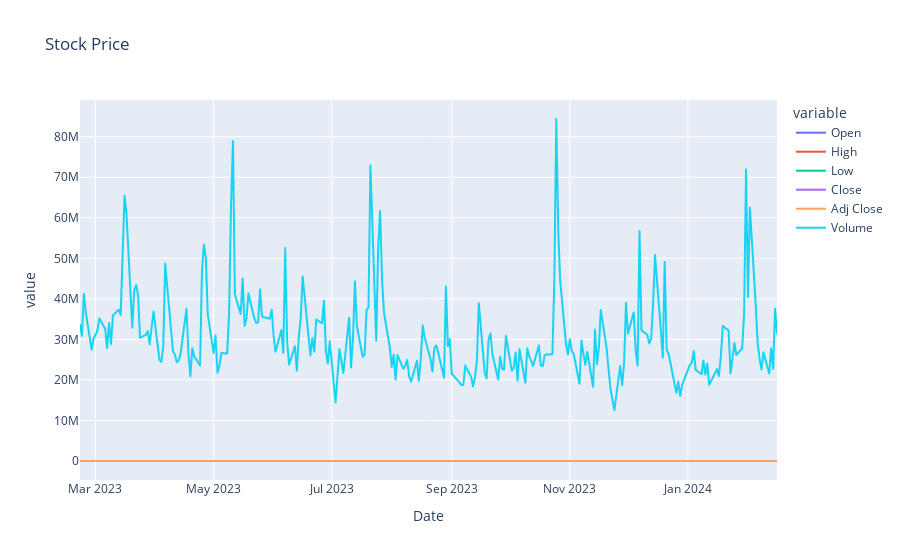

Notebook code for this chart:
### Code cell
fig = px.line(GOOGL_df, x='Date', y=GOOGL_df.columns.drop('Date'), title='Stock Price')
fig.show()

### Figure 1 — Plotly figure (JSON) as saved in the notebook; plotly's stock layout.template omitted (floating-point values rounded to 4 significant figures; data arrays with more than 128 entries replaced by an {"elided": "..."} marker saying what was removed)
{"data": [{"hovertemplate": "variable=Open<br>Date=%{x}<br>value=%{y}<extra></extra>", "legendgroup": "Open", "line": {"color": "#636efa", "dash": "solid"}, "marker": {"symbol": "circle"}, "mode": "lines", "name": "Open", "showlegend": true, "type": "scattergl", "x": {"elided": "250 str values"}, "xaxis": "x", "y": {"elided": "250 float values"}, "yaxis": "y"}, {"hovertemplate": "variable=High<br>Date=%{x}<br>value=%{y}<extra></extra>", "legendgroup": "High", "line": {"color": "#EF553B", "dash": "solid"}, "marker": {"symbol": "circle"}, "mode": "lines", "name": "High", "showlegend": true, "type": "scattergl", "x": {"elided": "250 str values"}, "xaxis": "x", "y": {"elided": "250 float values"}, "yaxis": "y"}, {"hovertemplate": "variable=Low<br>Date=%{x}<br>value=%{y}<extra></extra>", "legendgroup": "Low", "line": {"color": "#00cc96", "dash": "solid"}, "marker": {"symbol": "circle"}, "mode": "lines", "name": "Low", "showlegend": true, "type": "scattergl", "x": {"elided": "250 str values"}, "xaxis": "x", "y": {"elided": "250 float values"}, "yaxis": "y"}, {"hovertemplate": "variable=Close<br>Date=%{x}<br>value=%{y}<extra></extra>", "legendgroup": "Close", "line": {"color": "#ab63fa", "dash": "solid"}, "marker": {"symbol": "circle"}, "mode": "lines", "name": "Close", "showlegend": true, "type": "scattergl", "x": {"elided": "250 str values"}, "xaxis": "x", "y": {"elided": "250 float values"}, "yaxis": "y"}, {"hovertemplate": "variable=Adj Close<br>Date=%{x}<br>value=%{y}<extra></extra>", "legendgroup": "Adj Close", "line": {"color": "#FFA15A", "dash": "solid"}, "marker": {"symbol": "circle"}, "mode": "lines", "name": "Adj Close", "showlegend": true, "type": "scattergl", "x": {"elided": "250 str values"}, "xaxis": "x", "y": {"elided": "250 float values"}, "yaxis": "y"}, {"hovertemplate": "variable=Volume<br>Date=%{x}<br>value=%{y}<extra></extra>", "legendgroup": "Volume", "line": {"color": "#19d3f3", "dash": "solid"}, "marker": {"symbol": "circle"}, "mode": "lines", "name": "Volume", "showlegend": true, "type": "scattergl", "x": {"elided": "250 str values"}, "xaxis": "x", "y": {"elided": "250 int values"}, "yaxis": "y"}], "layout": {"legend": {"title": {"text": "variable"}, "tracegroupgap": 0}, "title": {"text": "Stock Price"}, "xaxis": {"anchor": "y", "domain": [0, 1], "title": {"text": "Date"}}, "yaxis": {"anchor": "x", "domain": [0, 1], "title": {"text": "value"}}}}
